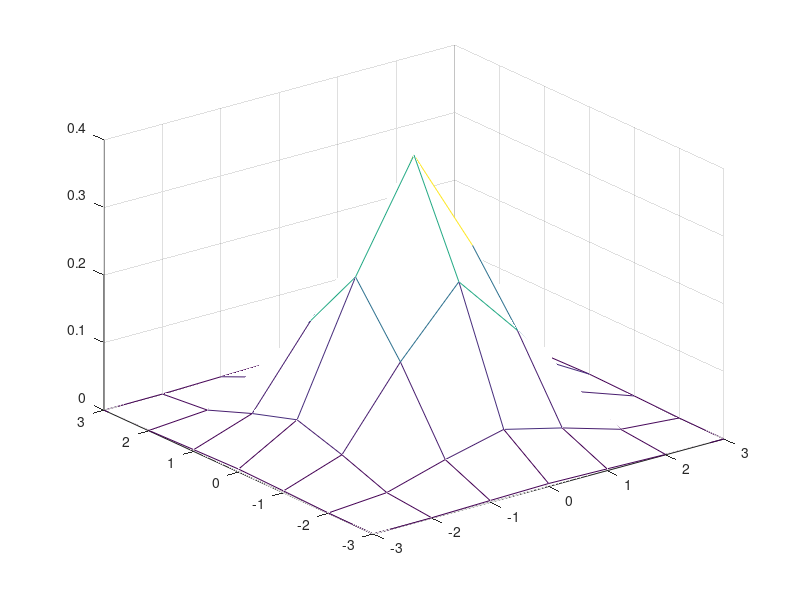

Write MATLAB code to recreate this figure.
%Gaussian Distribution Test
%Testing and plotting a 2-D gaussian distribution

sigma=1;

x=-3:3;
y=x;
[X,Y]=meshgrid(x,y);
Z=zeros(7);
for i=1:7
    for j=1:7
        Z(i,j)=(1/sqrt(2*pi*sigma))*exp(-(X(i,j)^2+Y(i,j)^2)/(2*sigma^2));
    end
end

figure(1)
mesh(X,Y,Z)